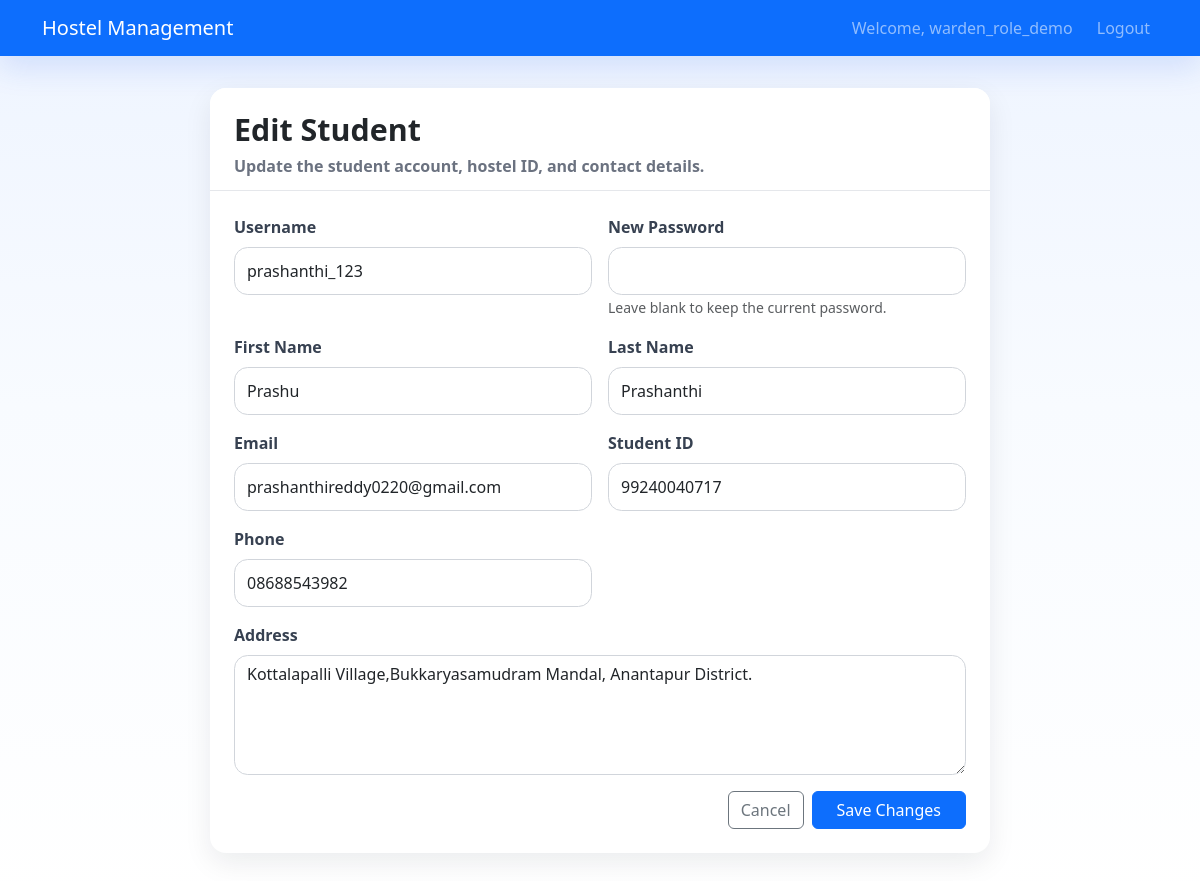
The page /accounts/admin/students/2/edit/ (signed in) on the database its author committed.
### accounts/models.py (models this page shows, shortened)
class User(AbstractUser):
    ROLE_CHOICES = [
        ('student', 'Student'),
        ('admin', 'Admin'),
        ('warden', 'Warden'),
    ]
    role = models.CharField(max_length=10, choices=ROLE_CHOICES, default='student')

### students/models.py (models this page shows, shortened)
class StudentProfile(models.Model):
    user = models.OneToOneField(settings.AUTH_USER_MODEL, on_delete=models.CASCADE)
    student_id = models.CharField(max_length=20, unique=True)
    phone = models.CharField(max_length=15)
    address = models.TextField()
    room = models.ForeignKey(Room, on_delete=models.SET_NULL, null=True, blank=True)

### accounts/views.py (the view, shortened to what this page needs)
# urls.py: path('admin/students/<int:student_id>/edit/', views.edit_student, name='edit_student'),
@login_required
def edit_student(request, student_id):
    if not is_management_user(request.user):
        return redirect('login')
    student = get_object_or_404(User, id=student_id, role='student')
    profile = get_object_or_404(StudentProfile, user=student)
    return render(request, 'edit_student.html', {'student_obj': student, 'profile': profile})

### accounts/views.py (called while the page is built)
def is_management_user(user):
    return getattr(user, 'role', None) in {'admin', 'warden'}

### templates/edit_student.html (shortened to what this page needs)
{% extends 'base.html' %}
{% block content %}
<div class="auth-page">
    <div class="card auth-card auth-card-wide">
        <div class="card-header">
            <h2 class="auth-title">Edit Student</h2>
            <p class="auth-subtitle">Update the student account, hostel ID, and contact details.</p>
        </div>
        <div class="card-body">
            <form method="post" class="row g-3">
                <div class="col-md-6">
                    <label for="username" class="form-label">Username</label>
                    <input type="text" id="username" name="username" class="form-control" value="{{ student_obj.username }}" required>
                </div>
                <div class="col-md-6">
                    <label for="password" class="form-label">New Password</label>
                    <input type="password" id="password" name="password" class="form-control">
                    <small class="text-muted">Leave blank to keep the current password.</small>
                </div>
                <div class="col-md-6">
                    <label for="first_name" class="form-label">First Name</label>
                    <input type="text" id="first_name" name="first_name" class="form-control" value="{{ student_obj.first_name }}" required>
                </div>
                <div class="col-md-6">
                    <label for="last_name" class="form-label">Last Name</label>
                    <input type="text" id="last_name" name="last_name" class="form-control" value="{{ student_obj.last_name }}" required>
                </div>
                <div class="col-md-6">
                    <label for="email" class="form-label">Email</label>
                    <input type="email" id="email" name="email" class="form-control" value="{{ student_obj.email }}" required>
                </div>
                <div class="col-md-6">
                    <label for="student_id" class="form-label">Student ID</label>
                    <input type="text" id="student_id" name="student_id" class="form-control" value="{{ profile.student_id }}" required>
                </div>
                <div class="col-md-6">
                    <label for="phone" class="form-label">Phone</label>
                    <input type="text" id="phone" name="phone" class="form-control" value="{{ profile.phone }}">
                </div>
                <div class="col-12">
                    <label for="address" class="form-label">Address</label>
                    <textarea id="address" name="address" class="form-control">{{ profile.address }}</textarea>
                </div>
                <div class="col-12 d-flex justify-content-end gap-2">
                    <a href="{% url 'admin_students' %}" class="btn btn-outline-secondary">Cancel</a>
                    <button type="submit" class="btn btn-primary px-4">Save Changes</button>
                </div>
            </form>
        </div>
    </div>
</div>
{% endblock %}

### templates/base.html (shortened to what this page needs)
<!DOCTYPE html>
<html lang="en">
<head>
    <link href="https://cdn.jsdelivr.net/npm/bootstrap@5.3.0/dist/css/bootstrap.min.css" rel="stylesheet">
</head>
<body>
    <nav class="navbar navbar-expand-lg navbar-dark bg-primary">
        <div class="container">
            {% if user.is_authenticated %}
                {% if user.role == 'student' %}
                    <a class="navbar-brand" href="{% url 'student_dashboard' %}">Hostel Management</a>
                {% elif user.role == 'warden' %}
                    <a class="navbar-brand" href="{% url 'warden_dashboard' %}">Hostel Management</a>
                {% else %}
                    <a class="navbar-brand" href="{% url 'admin_dashboard' %}">Hostel Management</a>
                {% endif %}
            {% else %}
                <a class="navbar-brand" href="{% url 'home' %}">Hostel Management</a>
            {% endif %}
            {% if user.is_authenticated %}
                <div class="navbar-nav ms-auto">
                    <span class="navbar-text me-3">Welcome, {{ user.username }}</span>
                    <a class="nav-link" href="{% url 'logout' %}">Logout</a>
                </div>
            {% endif %}
        </div>
    </nav>
    <div class="page-shell">
        <div class="{% block container_class %}container{% endblock %}">
            {% block content %}{% endblock %}
        </div>
    </div>
</body>
</html>

### templates/base.html (style rules this page uses)
body { min-height: 100vh; background: linear-gradient(180deg, #eef4ff 0%, #f8fbff 45%, #ffffff 100%); color: #1f2937; }
.navbar { box-shadow: 0 12px 30px rgba(37, 99, 235, 0.15); }
.page-shell { padding: 2rem 0 3rem; }
.auth-page { min-height: calc(100vh - 180px); display: flex; align-items: center; justify-content: center; }
.auth-card { width: min(100%, 460px); border: 0; border-radius: 1.25rem; overflow: hidden; box-shadow: 0 18px 45px rgba(15, 23, 42, 0.14); }
.auth-card.auth-card-wide { width: min(100%, 780px); }
.auth-card .card-header { padding: 1.5rem 1.5rem 0.75rem; background: #ffffff; border-bottom: 1px solid #e5e7eb; }
.auth-card .card-body { padding: 1.5rem; }
.auth-title { margin: 0; font-size: 1.9rem; font-weight: 700; }
.auth-subtitle { margin: 0.35rem 0 0; color: #6b7280; }
.form-label { font-weight: 600; color: #374151; }
.form-control, .form-select, textarea.form-control { min-height: 48px; border-radius: 0.85rem; border-color: #d1d5db; }
textarea.form-control { min-height: 120px; }
.card { border: 0; border-radius: 1rem; box-shadow: 0 10px 28px rgba(15, 23, 42, 0.08); }
.card-header { background: #ffffff; font-weight: 700; }

### rows shown on the page
User: username "warden_role_demo"
User: username "prashanthi_123", first_name "Prashu", last_name "Prashanthi", email "prashanthireddy0220@gmail.com"
StudentProfile: student_id "99240040717", phone "08688543982", address "Kottalapalli Village,Bukkaryasamudram Mandal, Anantapur District."
